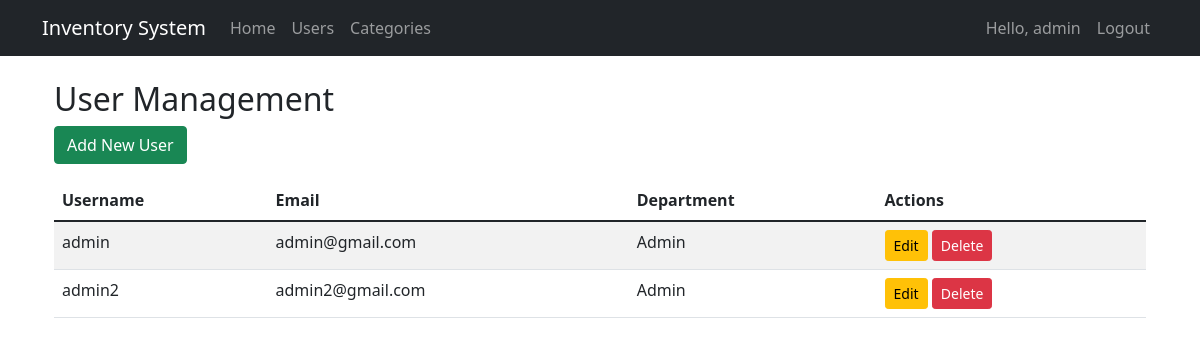
The page /accounts/users/ (signed in) on the database its author committed.
### accounts/models.py (models this page shows, shortened)
class CustomUser(AbstractUser):
    phone_number = models.CharField(max_length=20, blank=True)
    department = models.CharField(max_length=100, blank=True)
    groups = models.ManyToManyField(
        'auth.Group',
        verbose_name='groups',
        blank=True,
        help_text='The groups this user belongs to. A user will get all permissions granted to each of their groups.',
        related_name="customuser_set",  # Tambahkan ini
        related_query_name="user",
    )
    user_permissions = models.ManyToManyField(
        'auth.Permission',
        verbose_name='user permissions',
        blank=True,
        help_text='Specific permissions for this user.',
        related_name="customuser_set",  # Tambahkan ini
        related_query_name="user",
    )

### accounts/views.py (the view)
# urls.py: path('users/', user_list, name='user_list'),
@login_required
@user_passes_test(lambda u: u.is_superuser)
def user_list(request):
    users = CustomUser.objects.all()
    return render(request, 'accounts/user_list.html', {'users': users})

### templates/accounts/user_list.html (shortened to what this page needs)
{% extends 'base.html' %}
{% block content %}
<div class="container">
    <h2>User Management</h2>
    <a href="{% url 'user_create' %}" class="btn btn-success mb-3">Add New User</a>
    <table class="table table-striped">
        <thead>
            <tr>
                <th>Username</th>
                <th>Email</th>
                <th>Department</th>
                <th>Actions</th>
            </tr>
        </thead>
        <tbody>
            {% for user in users %}
            <tr>
                <td>{{ user.username }}</td>
                <td>{{ user.email }}</td>
                <td>{{ user.department }}</td>
                <td>
                    <a href="{% url 'user_update' user.pk %}" class="btn btn-sm btn-warning">Edit</a>
                    <a href="{% url 'user_delete' user.pk %}" class="btn btn-sm btn-danger">Delete</a>
                </td>
            </tr>
            {% endfor %}
        </tbody>
    </table>
</div>
{% endblock %}

### templates/base.html (shortened to what this page needs)
<!DOCTYPE html>
<html lang="en">
<head>
    <link href="https://cdn.jsdelivr.net/npm/bootstrap@5.1.3/dist/css/bootstrap.min.css" rel="stylesheet">
</head>
<body>
    <nav class="navbar navbar-expand-lg navbar-dark bg-dark">
        <div class="container">
            <a class="navbar-brand" href="{% url 'main:home' %}">Inventory System</a>
            <div class="collapse navbar-collapse" id="navbarNav">
                <ul class="navbar-nav me-auto">
                    {% if user.is_authenticated %}
                        <li class="nav-item">
                            <a class="nav-link" href="{% url 'main:home' %}">Home</a>
                        </li>
                        {% if user.is_superuser %}
                            <li class="nav-item">
                                <a class="nav-link" href="{% url 'user_list' %}">Users</a>
                            </li>
                        {% endif %}
                        <li class="nav-item">
                            <a class="nav-link" href="{% url 'main:category_list' %}">Categories</a>
                        </li>
                    {% endif %}
                </ul>
                <ul class="navbar-nav">
                    {% if user.is_authenticated %}
                        <li class="nav-item">
                            <span class="nav-link">Hello, {{ user.username }}</span>
                        </li>
                        <li class="nav-item">
                            <a class="nav-link" href="{% url 'logout' %}">Logout</a>
                        </li>
                    {% endif %}
                </ul>
            </div>
        </div>
    </nav>
    <div class="container mt-4">
        {% block content %}{% endblock %}
    </div>
</body>
</html>

### rows shown on the page
CustomUser: username "admin", email "admin@gmail.com", department "Admin"
CustomUser: username "admin2", email "admin2@gmail.com", department "Admin"
